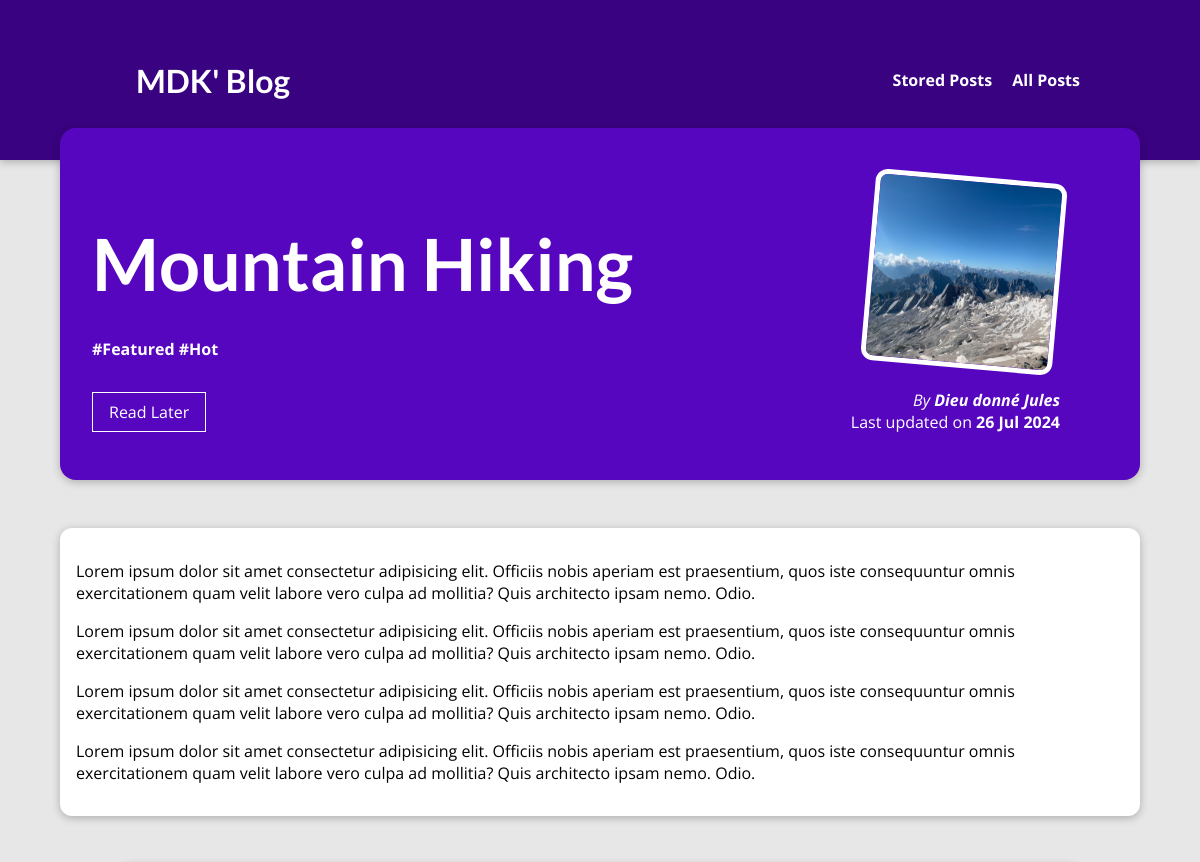
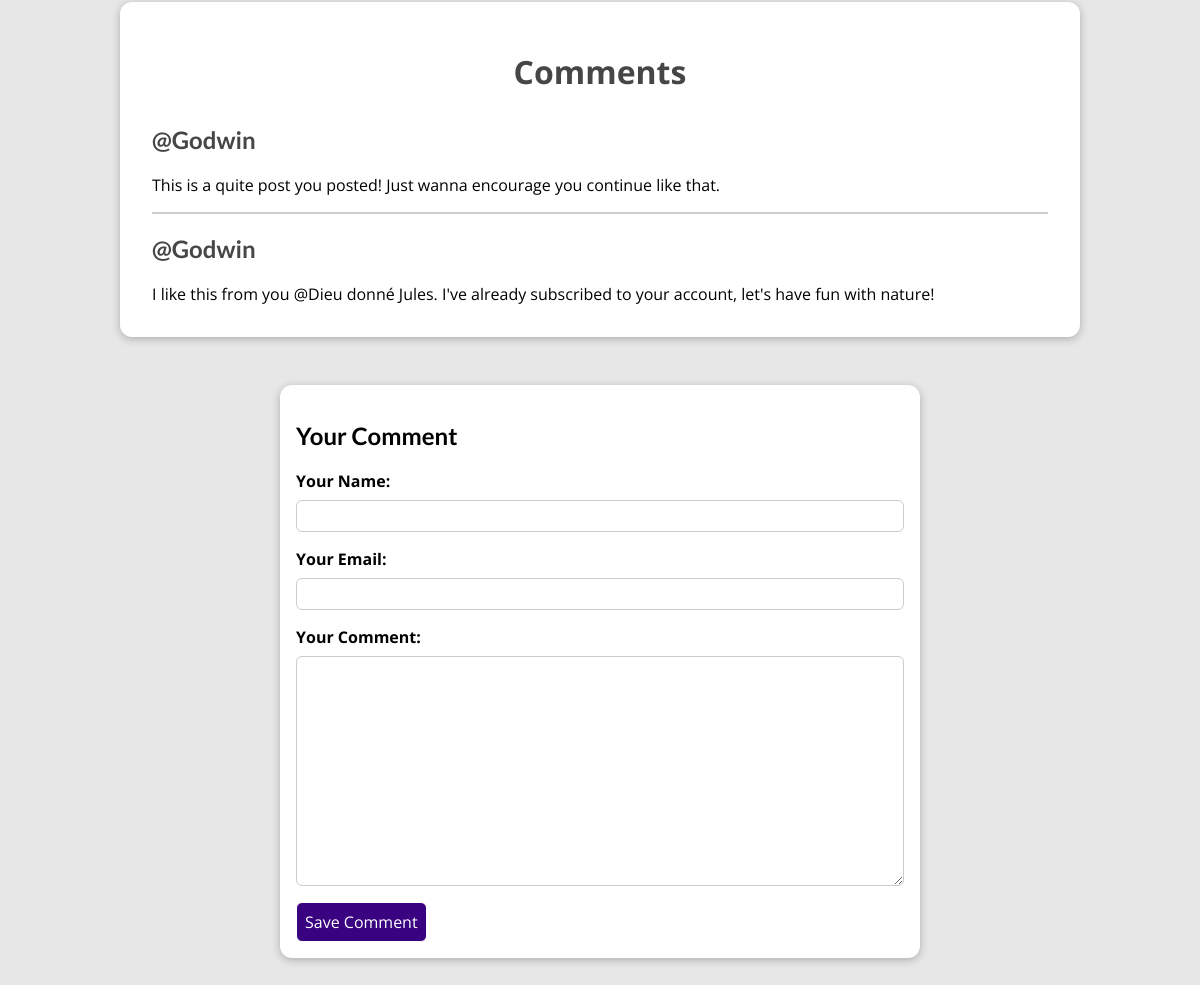
Screenshot of /posts/mountain-hiking/ with the database file from the repository (2 pictures, top to bottom).
### blog/models.py (models this page shows, shortened)
class Post(models.Model):
    title = models.CharField(max_length=150)
    excerpt = models.CharField(max_length=200)
    image = models.ImageField(upload_to='posts/', null=True)
    date = models.DateTimeField(auto_now=True)
    slug = models.SlugField(unique=True)
    content = models.TextField(null=False, validators=[MinLengthValidator(25)])
    author = models.ForeignKey(Author, on_delete=models.SET_NULL, null=True, related_name='posts')
    tags = models.ManyToManyField(Tag)

class Tag(models.Model):
    caption = models.CharField(max_length=20)

class Author(models.Model):
    first_name = models.CharField(max_length=100)
    last_name = models.CharField(max_length=100)
    email_address = models.EmailField(null=False, blank=True)
    def __str__(self):
        return f"{self.first_name} {self.last_name}"

class Comment(models.Model):
    user_name = models.CharField(max_length=120)
    user_email = models.EmailField()
    content = models.TextField(max_length=400)
    post = models.ForeignKey(Post, on_delete = models.CASCADE, related_name='comments')

### blog/views.py (the view, shortened to what this page needs)
# urls.py: path('posts/<slug:slug>/', views.PostView.as_view(), name='blog-post'),
class PostView(View):
    def is_stored(self, request, post_id):
        stored_posts = request.session.get('stored_posts')
        if stored_posts is not None:
            is_saved_for_later = post_id in stored_posts    #type:ignore
        else:
            is_saved_for_later = False
        return is_saved_for_later
    def get(self, request, slug):
        post = get_object_or_404(Post, slug=slug)
        return render(request, 'blog/post-detail.html', {
            'post': post,
            'post_tags': post.tags.all(),
            'comment_form': CommentForm(),
            'comments': post.comments.all().order_by('-id'),     #type:ignore
            'saved_for_later': self.is_stored(request, post.id)      #type:ignore
        })

### blog/forms.py
class CommentForm(forms.ModelForm):
    class Meta:
        model = Comment
        fields = ['user_name', 'user_email', 'content']
        exclude = ['post']
        labels = {
            'user_name': 'Your Name',
            'user_email': 'Your Email',
            'content': 'Your Comment'
        }
        widgets = {
            'user_name': forms.TextInput(attrs={'class': 'form-control'}),
            'user_email': forms.EmailInput(attrs={'class': 'form-control'}),
            'content': forms.Textarea(attrs={'class': 'form-control'})
        }

### blog/templates/blog/post-detail.html (shortened to what this page needs)
{% extends "main.html" %}
{% load static %}
{% block css_style %}
    <link rel='stylesheet' href='{% static 'blog/post-detail.css' %}'>
{% endblock css_style %}
{% block content %}
    <section id='summary'>
        <h2>{{ post.title|title }}</h2>
        <div>
            <span>
                {% for tag in post_tags %}
                    #{{ tag.caption }}
                {% endfor %}
            </span>
        </div>
        <div id='read-later'>
            <form action='{% url "read-later" %}' method='post'>
                <button>
                    {% if saved_for_later %}
                        Remove from "Read Later"
                    {% else %}
                        Read Later
                    {% endif %}
                </button>
            </form>
        </div>
        <article>
            <img src='{{ post.image.url }}' alt='{{ post.title }}'>
            <address>By <a href='mailto:{{ post.author.email_address }}'>{{ post.author }}</a></address>
            <div>
                Last updated on <time>{{ post.date|date:'d M Y' }}</time>
            </div>
        </article>
    </section>
    <main>
        <p>
            {{ post.content|linebreaks }}
        </p>
    </main>
    {% if comments %}
        <section id='comments'>
            <h2 id='comment_title'>Comments</h2>
            <ul>
                {% for comment in comments %}
                    <li>
                        <h2>@{{ comment.user_name }}</h2>
                        <p>{{ comment.content|linebreaks }}</p>
                    </li>
                {% endfor %}
            </ul>
        </section>
    {% endif %}
    <section id='comment-form'>
        <h2>Your Comment</h2>
        <form action='{% url 'blog-post' post.slug %}' method='post'>
            {% for form_field in comment_form %}
                <div class='form-control {% if form_field.errors %}invalid{% endif %}'>
                    {{ form_field.label_tag }}
                    {{ form_field }}
                </div>
            {% endfor %}
            <button>Save Comment</button>
        </form>
    </section>
{% endblock content %}

### static/app.css (style rules this page uses)
* { box-sizing: border-box; }
html { font-family: 'Open Sans', 'Lato', sans-serif; }
body { margin: 0; }
h1, h2, h3 { font-family: 'Lato', sans-serif; font-weight: bold; }

### blog/static/blog/post-detail.css (style rules this page uses)
body { background-color: #e7e7e7; }
#summary { margin: 8rem auto 3rem auto; padding: 2rem; width: 90%; max-width: 90rem; border-radius: 16px; background-color: #5706c0; position: relative; box-shadow: 0 2px 8px rgba(0, 0, 0, 0.25); height: 22rem; }
#summary h2 { color: white; font-size: 4.5rem; margin-bottom: 2rem; }
#read-later { margin: 2rem 0; }
#read-later button { background-color: transparent; border: 1px solid white; padding: 0.5rem 1rem; font: inherit; color: white; cursor: pointer; }
#summary article { position: absolute; top: 2rem; right: 3rem; padding: 1rem 2rem; border-radius: 12px; text-align: right; color: white; }
#summary article img { width: 12rem; height: 12rem; border-radius: 12px; transform: rotateZ(5deg); border: 5px solid white; margin-bottom: 1rem; }
#summary address { font-weight: light; }
#summary a { font-weight: bold; color: white; text-decoration: none; }
#summary span { font-weight: bold; color: white; }
#summary time { font-weight: bold; }
main { width: 90%; max-width: 90rem; margin: 3rem auto; background-color: white; padding: 1rem; border-radius: 12px; box-shadow: 0 2px 8px rgba(0, 0, 0, 0.25); }
#comment-form, #comments { margin: 3rem auto; width: 90%; max-width: 40rem; border-radius: 12px; background-color: white; box-shadow: 0 2px 8px rgba(0, 0, 0, 0.25); padding: 1rem; }
#comment-form button { font: inherit; background-color: #390281; color: white; border: 1px solid; padding: 0.5rem ; border-radius: 6px; cursor: pointer; }
.form-control { margin-bottom: 1rem; }
.form-control label { font-weight: bold; margin-bottom: 0.5rem; display: block; }
.form-control input, .form-control textarea { display: block; width: 100%; font: inherit; padding: 0.25rem; border-radius: 6px; border: 1px solid #ccc; }
#comments { max-width: 60rem; padding: 1rem 2rem; }
#comments ul { list-style: none; margin: 0; padding: 0; }
#comments li { margin-bottom: 1rem; border-bottom: 2px solid #ccc; }
#comments li:last-of-type { border-bottom: none; }
#comments h2 { color:#464646; }
#comment_title { font: inherit; font-size: 2rem; margin: 2rem 1rem; text-align: center; font-weight: bold; color: #000000 }

### rows the page displays
Post: title "Mountain Hiking", image (picture), author "Dieu donné Jules", date "26 Jul 2024", content "Lorem ipsum dolor sit amet consectetur adipisicing elit. Officiis nobis aperiam est praesentium, quos iste consequuntur omnis exercitationem quam velit labore vero culpa ad mollitia? Quis architecto ipsam nemo. Odio. Lorem ipsum dolor sit amet consectetur adipisicing elit. Officiis nobis aperiam est praesentium, quos iste consequuntur omnis exercitationem quam velit labore vero culpa ad mollitia? Quis architecto ipsam nemo. Odio. Lorem ipsum dolor sit amet consectetur adipisicing elit. Officiis nobis aperiam est praesentium, quos iste consequuntur omnis exercitationem quam velit labore vero culpa ad mollitia? Quis architecto ipsam nemo. Odio. Lorem ipsum dolor sit amet consectetur…"
Tag: caption "Featured"
Tag: caption "Hot"
Comment: user_name "Godwin", content "This is a quite post you posted! Just wanna encourage you continue like that."
Comment: user_name "Godwin", content "I like this from you @Dieu donné Jules. I've already subscribed to your account, let's have fun with nature!"
